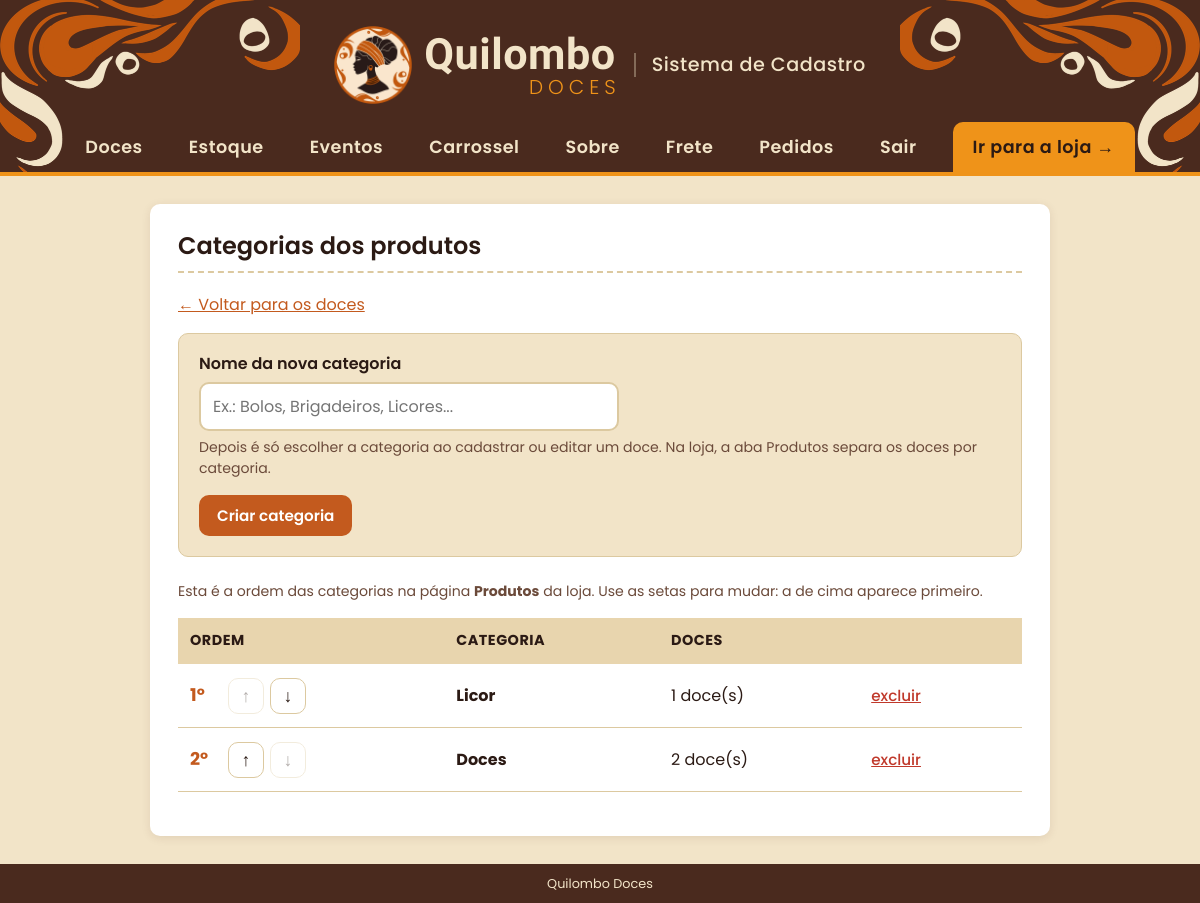
The app's page /categorias (signed in), older data.
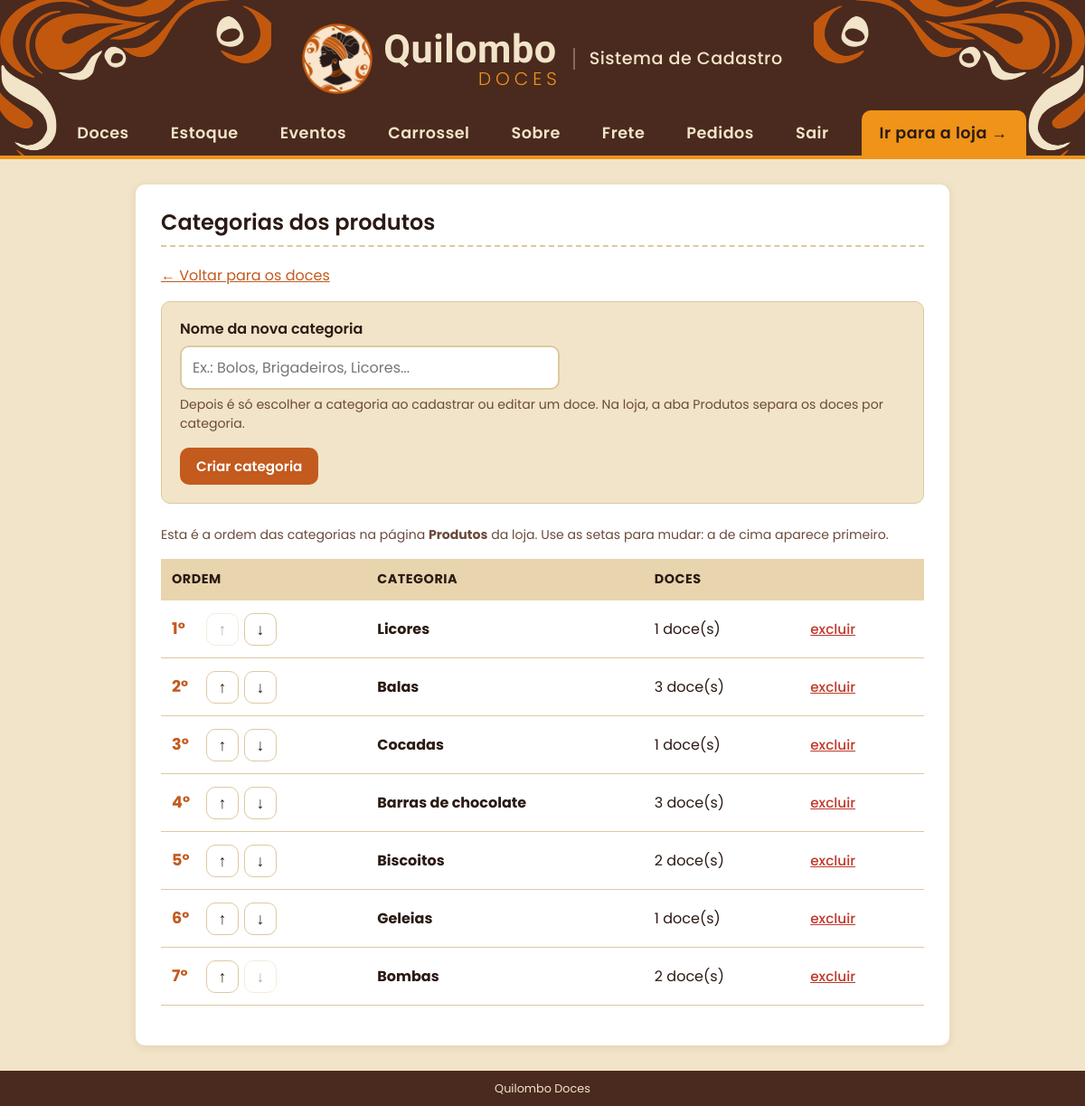
The same page, newer data.
### tables this page shows
CREATE TABLE categorias (
                id    INTEGER PRIMARY KEY AUTOINCREMENT,
                nome  TEXT    NOT NULL
            , posicao INTEGER NOT NULL DEFAULT 0);

### app.py (the view, shortened to what this page needs)
@app.route("/categorias", methods=["GET", "POST"])
def categorias():
    conn = conectar_banco()
    erro = ""
    nome = ""
    lista = conn.execute(
        'SELECT categorias.*, COUNT(doces.id) AS qtd FROM categorias '
        'LEFT JOIN doces ON doces.categoria_id = categorias.id '
        'GROUP BY categorias.id ORDER BY categorias.posicao, categorias.nome').fetchall()
    conn.close()
    return render_template("categorias.html", categorias=lista, erro=erro,
                           nome=nome, msg=request.args.get("msg", "")), (400 if erro else 200)

### app.py (called while the page is built)
@app.context_processor
def dados_globais():
    return {
        "qtd_carrinho": sum(session.get("carrinho", {}).values()),
        "whatsapp": WHATSAPP,
        "pedidos_pendentes": contar_pedidos_pendentes(),
        "cliente": cliente_atual(),      # cliente logado na loja (ou None)
    }

def contar_pedidos_pendentes():
    conn = conectar_banco()
    qtd = conn.execute(
        "SELECT COUNT(*) FROM pedidos WHERE status = 'informado'").fetchone()[0]
    conn.close()
    return qtd

@app.before_request
def proteger_admin():
    endpoint = request.endpoint or ""
    if (not endpoint                            # pagina que nao existe: mostra o erro 404
            or endpoint.startswith("loja")
            or endpoint.startswith("contas.")
            or endpoint in PAGINAS_PUBLICAS
            or session.get("admin_id")
            or conta_e_admin()):                  # conta de admin logada na loja: entra direto
        return None
    if endpoint == "listar":
        return redirect(url_for("loja"))
    proximo = request.path if request.method == "GET" else ""
    return redirect(url_for("admin_entrar", proximo=proximo))

### templates/categorias.html (shortened to what this page needs)
{% extends "base.html" %}
{% block conteudo %}
  <h2>Categorias dos produtos</h2>
  <p><a href="{{ url_for('listar') }}">&larr; Voltar para os doces</a></p>
  <form class="caixa-envio" method="post" action="{{ url_for('categorias') }}">
    <p>
      <label for="nome">Nome da nova categoria</label>
      <input type="text" id="nome" name="nome" value="{{ nome }}"
             placeholder="Ex.: Bolos, Brigadeiros, Licores...">
      <span class="dica">Depois é só escolher a categoria ao cadastrar ou editar um doce.
        Na loja, a aba Produtos separa os doces por categoria.</span>
    </p>
    <button type="submit" class="botao">Criar categoria</button>
  </form>
  {% if categorias %}
    <p class="dica">Esta é a ordem das categorias na página <b>Produtos</b> da loja.
       Use as setas para mudar: a de cima aparece primeiro.</p>
    <table>
      <tr>
        <th>Ordem</th>
        <th>Categoria</th>
        <th>Doces</th>
        <th></th>
      </tr>
      {% for c in categorias %}
        <tr>
          <td>
            <div class="ordem-categoria">
              <span class="secao-posicao">{{ loop.index }}º</span>
              <form method="post" action="{{ url_for('mover_categoria', id_categoria=c['id'], direcao='subir') }}">
                <button type="submit" class="seta-ordem" title="Subir" aria-label="Subir {{ c['nome'] }}"
                        {% if loop.first %}disabled{% endif %}>&uarr;</button>
              </form>
              <form method="post" action="{{ url_for('mover_categoria', id_categoria=c['id'], direcao='descer') }}">
                <button type="submit" class="seta-ordem" title="Descer" aria-label="Descer {{ c['nome'] }}"
                        {% if loop.last %}disabled{% endif %}>&darr;</button>
              </form>
            </div>
          </td>
          <td><b>{{ c['nome'] }}</b></td>
          <td>{{ c['qtd'] }} doce(s)</td>
          <td>
            <form method="post" action="{{ url_for('excluir_categoria', id_categoria=c['id']) }}"
                  onsubmit="return confirm('Excluir a categoria {{ c['nome'] }}? Os doces dela continuam cadastrados, só ficam sem categoria.');">
              <button type="submit" class="link-perigo">excluir</button>
            </form>
          </td>
        </tr>
      {% endfor %}
    </table>
  {% else %}
    <p class="vazio">Nenhuma categoria criada ainda.</p>
  {% endif %}
{% endblock %}

Row changes from the older to the newer data that the page shows:
removed categorias: nome "Licor", qtd "1"
removed categorias: nome "Doces", qtd "2"
added categorias: nome "Licores", qtd "1"
added categorias: nome "Balas", qtd "3"
added categorias: nome "Cocadas", qtd "1"
added categorias: nome "Barras de chocolate", qtd "3"
added categorias: nome "Biscoitos", qtd "2"
added categorias: nome "Geleias", qtd "1"
added categorias: nome "Bombas", qtd "2"
